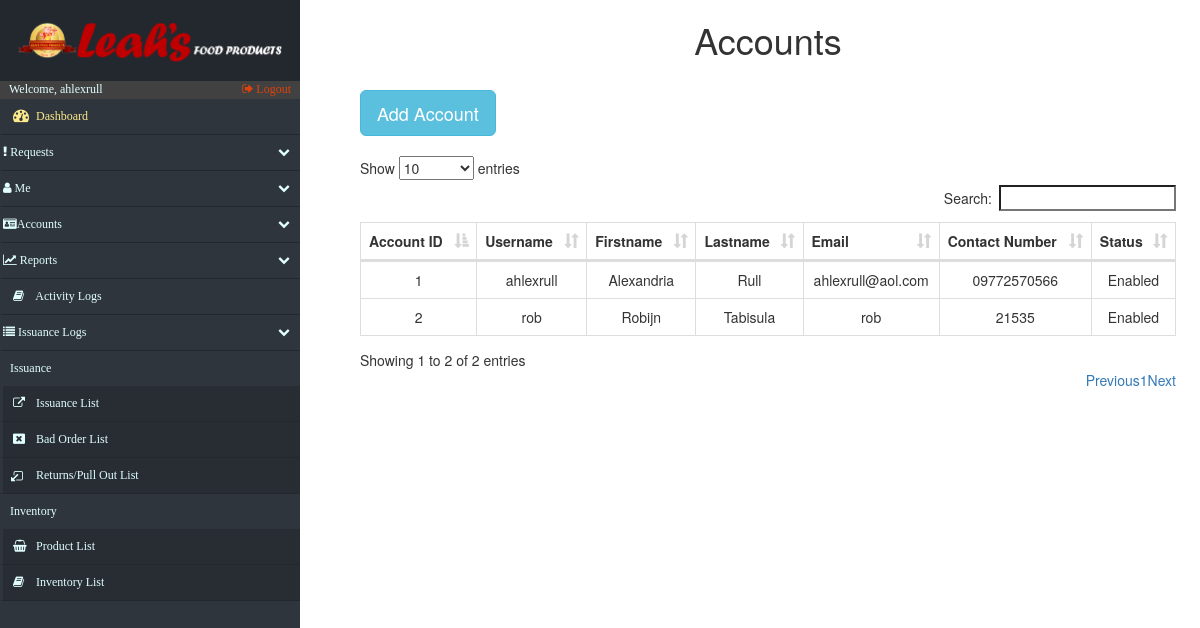
The page /accounts_Info.php (signed in) on the database as committed earlier.
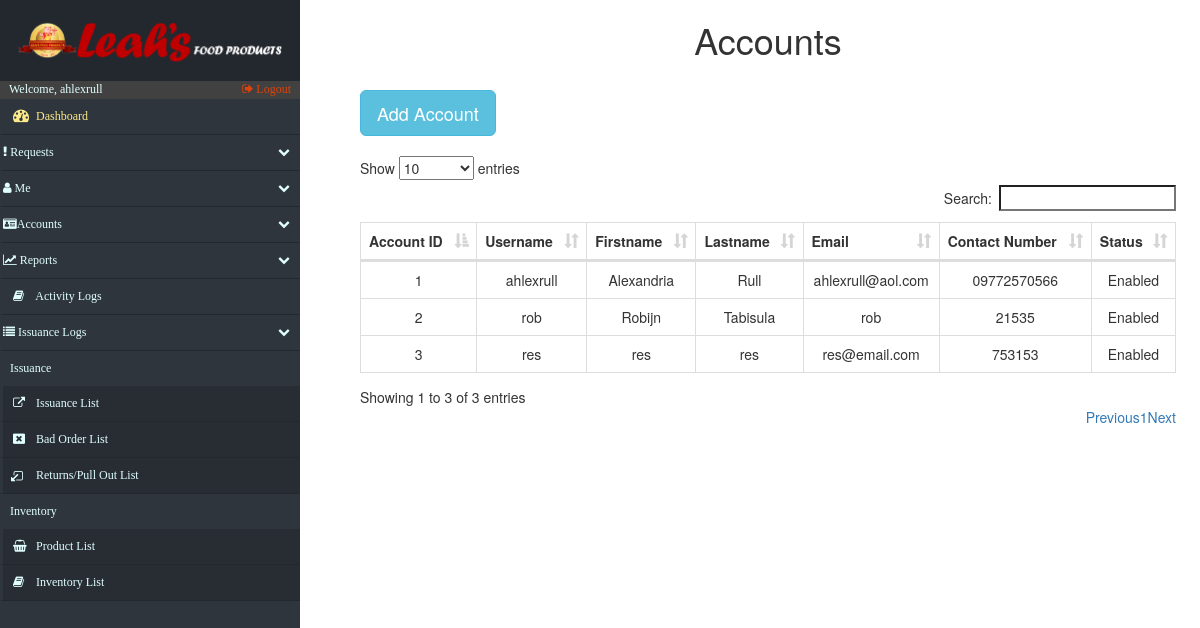
The same page on the database as committed later.
### tables this page shows
CREATE TABLE `accounts` (
  `acc_id` int(12) NOT NULL,
  `username` varchar(15) NOT NULL,
  `first_name` varchar(20) NOT NULL,
  `last_name` varchar(20) NOT NULL,
  `password` varchar(128) NOT NULL,
  `email` varchar(20) NOT NULL,
  `contact_no` varchar(20) NOT NULL,
  `status` varchar(10) NOT NULL DEFAULT 'Disabled',
  `acctype_id` int(12) DEFAULT NULL,
  `location` varchar(50) DEFAULT NULL
);

### accounts_Info.php (the view, shortened to what the changed rows need)
<!DOCTYPE html>
<html lang="en">
<head>
    <?php include('fragments/config.php') ?>
    <link rel="stylesheet" href="https://maxcdn.bootstrapcdn.com/bootstrap/3.3.7/css/bootstrap.min.css">
    <link href="src/css/datatables.css" rel="stylesheet">
    <link href="//maxcdn.bootstrapcdn.com/font-awesome/4.2.0/css/font-awesome.min.css" rel="stylesheet">
    <link href="src/css/sidebar.css" rel="stylesheet">
    <link href="src/css/custom.css" rel="stylesheet">
</head>
<body>
    <div id="page-content-wrapper">
        <div class="containers">
            <table class="table table-striped table-bordered">
                <h1 align="center">Accounts</h1>
            </table>
            <?php
							$retrieve = ("SELECT acc_id, username, first_name, last_name, email, contact_no, status FROM accounts ");
							$results = mysqli_query($db, $retrieve);
						?>
                <table class="table table-striped table-bordered">
                    <button type="button" class="btn btn-info btn-lg" data-toggle="modal" data-target="#myModal">Add Account</button>
                </table>
                <table id="datatables" class="table table-hover table-bordered dataTable" cellspacing="0" width="100%" role="grid" aria-describedby="myTable_info" style="width: 100%;">
                    <thead>
                        <tr>
                            <th>Account ID</th>
                            <th>Username</th>
                            <th>Firstname</th>
                            <th>Lastname</th>
                            <th>Email</th>
                            <th>Contact Number</th>
                            <th>Status</th>
                        </tr>
                    </thead>
                    <tbod y>
                        <?php
							foreach ($results as $data):
						?>
                            <tr>
                                <td data-title="accountID">
                                    <?php echo $data["acc_id"]; ?>
                                </td>
                                <td data-title="user_name">
                                    <?php echo $data["username"]; ?>
                                </td>
                                <td data-title="fname">
                                    <?php echo $data["first_name"]; ?>
                                </td>
                                <td data-title="lname">
                                    <?php echo $data["last_name"]; ?>
                                </td>
                                <td data-title="mail">
                                    <?php echo $data["email"]; ?>
                                </td>
                                <td data-title="cno">
                                    <?php echo $data["contact_no"]; ?>
                                </td>
                                <td data-title="status">
                                    <?php echo $data["status"]; ?>
                                </td>
                            </tr>
                            <?php
							endforeach;
						?>
                </table>
        </div>
    </div>
</body>
</html>

Rows that differ between the two databases and show on the page:
added accounts: acc_id "3", username "res", first_name "res", last_name "res", email "res@email.com", contact_no "753153", status "Enabled"
Other text that changed with them:
text written by a page script: "Show entries Search: Showing 1 to 2 of 2 entries Previous 1 Next" → "Show entries Search: Showing 1 to 3 of 3 entries Previous 1 Next"
